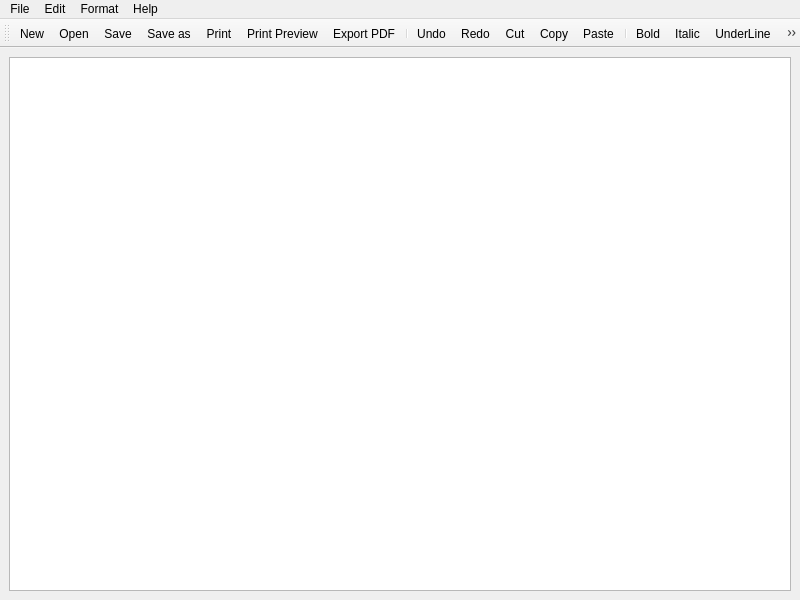
<?xml version="1.0" encoding="UTF-8"?>
<ui version="4.0">
 <class>MainWindow</class>
 <widget class="QMainWindow" name="MainWindow">
  <property name="geometry">
   <rect>
    <x>0</x>
    <y>0</y>
    <width>800</width>
    <height>600</height>
   </rect>
  </property>
  <property name="windowTitle">
   <string>Simple Notepad Application</string>
  </property>
  <property name="windowIcon">
   <iconset>
    <normaloff>:/images/notepad.png</normaloff>:/images/notepad.png</iconset>
  </property>
  <widget class="QWidget" name="centralwidget">
   <layout class="QHBoxLayout" name="horizontalLayout">
    <item>
     <widget class="QTextEdit" name="textEdit"/>
    </item>
   </layout>
  </widget>
  <widget class="QMenuBar" name="menubar">
   <property name="geometry">
    <rect>
     <x>0</x>
     <y>0</y>
     <width>800</width>
     <height>26</height>
    </rect>
   </property>
   <widget class="QMenu" name="menuFile">
    <property name="title">
     <string>File</string>
    </property>
    <addaction name="actionNew"/>
    <addaction name="actionOpen"/>
    <addaction name="actionSave"/>
    <addaction name="actionSave_as"/>
    <addaction name="separator"/>
    <addaction name="actionPrint"/>
    <addaction name="actionPrint_Preview"/>
    <addaction name="actionExport_PDF"/>
    <addaction name="separator"/>
    <addaction name="actionExit"/>
   </widget>
   <widget class="QMenu" name="menuEdit">
    <property name="title">
     <string>Edit</string>
    </property>
    <addaction name="actionUndo"/>
    <addaction name="actionRedo"/>
    <addaction name="separator"/>
    <addaction name="actionCut"/>
    <addaction name="actionCopy"/>
    <addaction name="actionPaste"/>
   </widget>
   <widget class="QMenu" name="menuFormat">
    <property name="title">
     <string>Format</string>
    </property>
    <addaction name="actionBold"/>
    <addaction name="actionItalic"/>
    <addaction name="actionUnderLine"/>
    <addaction name="separator"/>
    <addaction name="actionLeft"/>
    <addaction name="actionRight"/>
    <addaction name="actionCenter"/>
    <addaction name="actionJustify"/>
    <addaction name="separator"/>
    <addaction name="actionFont"/>
    <addaction name="actionColor"/>
   </widget>
   <widget class="QMenu" name="menuHelp">
    <property name="title">
     <string>Help</string>
    </property>
    <addaction name="actionAbout"/>
   </widget>
   <addaction name="menuFile"/>
   <addaction name="menuEdit"/>
   <addaction name="menuFormat"/>
   <addaction name="menuHelp"/>
  </widget>
  <widget class="QToolBar" name="toolBar">
   <property name="windowTitle">
    <string>toolBar</string>
   </property>
   <attribute name="toolBarArea">
    <enum>TopToolBarArea</enum>
   </attribute>
   <attribute name="toolBarBreak">
    <bool>false</bool>
   </attribute>
   <addaction name="actionNew"/>
   <addaction name="actionOpen"/>
   <addaction name="actionSave"/>
   <addaction name="actionSave_as"/>
   <addaction name="actionPrint"/>
   <addaction name="actionPrint_Preview"/>
   <addaction name="actionExport_PDF"/>
   <addaction name="separator"/>
   <addaction name="actionUndo"/>
   <addaction name="actionRedo"/>
   <addaction name="actionCut"/>
   <addaction name="actionCopy"/>
   <addaction name="actionPaste"/>
   <addaction name="separator"/>
   <addaction name="actionBold"/>
   <addaction name="actionItalic"/>
   <addaction name="actionUnderLine"/>
   <addaction name="separator"/>
   <addaction name="actionLeft"/>
   <addaction name="actionRight"/>
   <addaction name="actionCenter"/>
   <addaction name="actionJustify"/>
   <addaction name="actionFont"/>
   <addaction name="separator"/>
   <addaction name="actionColor"/>
  </widget>
  <action name="actionNew">
   <property name="icon">
    <iconset resource="res.qrc">
     <normaloff>:/images/new.png</normaloff>:/images/new.png</iconset>
   </property>
   <property name="text">
    <string>New</string>
   </property>
   <property name="shortcut">
    <string>Ctrl+N</string>
   </property>
  </action>
  <action name="actionOpen">
   <property name="icon">
    <iconset resource="res.qrc">
     <normaloff>:/images/open.png</normaloff>:/images/open.png</iconset>
   </property>
   <property name="text">
    <string>Open</string>
   </property>
   <property name="shortcut">
    <string>Ctrl+O</string>
   </property>
  </action>
  <action name="actionSave">
   <property name="icon">
    <iconset resource="res.qrc">
     <normaloff>:/images/save.png</normaloff>:/images/save.png</iconset>
   </property>
   <property name="text">
    <string>Save</string>
   </property>
   <property name="shortcut">
    <string>Ctrl+S</string>
   </property>
  </action>
  <action name="actionSave_as">
   <property name="icon">
    <iconset resource="res.qrc">
     <normaloff>:/images/save.png</normaloff>:/images/save.png</iconset>
   </property>
   <property name="text">
    <string>Save as</string>
   </property>
  </action>
  <action name="actionPrint">
   <property name="icon">
    <iconset resource="res.qrc">
     <normaloff>:/images/print.png</normaloff>:/images/print.png</iconset>
   </property>
   <property name="text">
    <string>Print</string>
   </property>
   <property name="shortcut">
    <string>Ctrl+P</string>
   </property>
  </action>
  <action name="actionPrint_Preview">
   <property name="icon">
    <iconset resource="res.qrc">
     <normaloff>:/images/printpreview.png</normaloff>:/images/printpreview.png</iconset>
   </property>
   <property name="text">
    <string>Print Preview</string>
   </property>
   <property name="shortcut">
    <string>Ctrl+Shift+P</string>
   </property>
  </action>
  <action name="actionExport_PDF">
   <property name="icon">
    <iconset resource="res.qrc">
     <normaloff>:/images/pdf.png</normaloff>:/images/pdf.png</iconset>
   </property>
   <property name="text">
    <string>Export PDF</string>
   </property>
   <property name="shortcut">
    <string>Ctrl+Shift+E</string>
   </property>
  </action>
  <action name="actionExit">
   <property name="icon">
    <iconset resource="res.qrc">
     <normaloff>:/images/exit.png</normaloff>:/images/exit.png</iconset>
   </property>
   <property name="text">
    <string>Exit</string>
   </property>
  </action>
  <action name="actionUndo">
   <property name="icon">
    <iconset resource="res.qrc">
     <normaloff>:/images/undo.png</normaloff>:/images/undo.png</iconset>
   </property>
   <property name="text">
    <string>Undo</string>
   </property>
   <property name="shortcut">
    <string>Ctrl+U</string>
   </property>
  </action>
  <action name="actionRedo">
   <property name="icon">
    <iconset resource="res.qrc">
     <normaloff>:/images/redo.png</normaloff>:/images/redo.png</iconset>
   </property>
   <property name="text">
    <string>Redo</string>
   </property>
   <property name="shortcut">
    <string>Ctrl+R</string>
   </property>
  </action>
  <action name="actionCut">
   <property name="icon">
    <iconset resource="res.qrc">
     <normaloff>:/images/cut.png</normaloff>:/images/cut.png</iconset>
   </property>
   <property name="text">
    <string>Cut</string>
   </property>
   <property name="shortcut">
    <string>Ctrl+C</string>
   </property>
  </action>
  <action name="actionCopy">
   <property name="icon">
    <iconset resource="res.qrc">
     <normaloff>:/images/copy.png</normaloff>:/images/copy.png</iconset>
   </property>
   <property name="text">
    <string>Copy</string>
   </property>
  </action>
  <action name="actionPaste">
   <property name="icon">
    <iconset resource="res.qrc">
     <normaloff>:/images/paste.png</normaloff>:/images/paste.png</iconset>
   </property>
   <property name="text">
    <string>Paste</string>
   </property>
   <property name="shortcut">
    <string/>
   </property>
  </action>
  <action name="actionBold">
   <property name="icon">
    <iconset resource="res.qrc">
     <normaloff>:/images/bold.png</normaloff>:/images/bold.png</iconset>
   </property>
   <property name="text">
    <string>Bold</string>
   </property>
   <property name="shortcut">
    <string>Ctrl+B</string>
   </property>
  </action>
  <action name="actionItalic">
   <property name="icon">
    <iconset resource="res.qrc">
     <normaloff>:/images/italic.png</normaloff>:/images/italic.png</iconset>
   </property>
   <property name="text">
    <string>Italic</string>
   </property>
   <property name="shortcut">
    <string>Ctrl+I</string>
   </property>
  </action>
  <action name="actionUnderLine">
   <property name="icon">
    <iconset resource="res.qrc">
     <normaloff>:/images/underline.png</normaloff>:/images/underline.png</iconset>
   </property>
   <property name="text">
    <string>UnderLine</string>
   </property>
  </action>
  <action name="actionLeft">
   <property name="icon">
    <iconset resource="res.qrc">
     <normaloff>:/images/left.png</normaloff>:/images/left.png</iconset>
   </property>
   <property name="text">
    <string>Left</string>
   </property>
   <property name="shortcut">
    <string>Ctrl+L</string>
   </property>
  </action>
  <action name="actionRight">
   <property name="icon">
    <iconset resource="res.qrc">
     <normaloff>:/images/right.png</normaloff>:/images/right.png</iconset>
   </property>
   <property name="text">
    <string>Right</string>
   </property>
   <property name="shortcut">
    <string>Ctrl+Shift+R</string>
   </property>
  </action>
  <action name="actionCenter">
   <property name="icon">
    <iconset resource="res.qrc">
     <normaloff>:/images/center.png</normaloff>:/images/center.png</iconset>
   </property>
   <property name="text">
    <string>Center</string>
   </property>
  </action>
  <action name="actionJustify">
   <property name="icon">
    <iconset resource="res.qrc">
     <normaloff>:/images/justify.png</normaloff>:/images/justify.png</iconset>
   </property>
   <property name="text">
    <string>Justify</string>
   </property>
  </action>
  <action name="actionFont">
   <property name="icon">
    <iconset resource="res.qrc">
     <normaloff>:/images/font.png</normaloff>:/images/font.png</iconset>
   </property>
   <property name="text">
    <string>Font</string>
   </property>
  </action>
  <action name="actionColor">
   <property name="icon">
    <iconset resource="res.qrc">
     <normaloff>:/images/color.png</normaloff>:/images/color.png</iconset>
   </property>
   <property name="text">
    <string>Color</string>
   </property>
  </action>
  <action name="actionAbout">
   <property name="icon">
    <iconset resource="res.qrc">
     <normaloff>:/images/about.png</normaloff>:/images/about.png</iconset>
   </property>
   <property name="text">
    <string>About</string>
   </property>
  </action>
 </widget>
 <resources>
  <include location="res.qrc"/>
 </resources>
 <connections/>
</ui>
